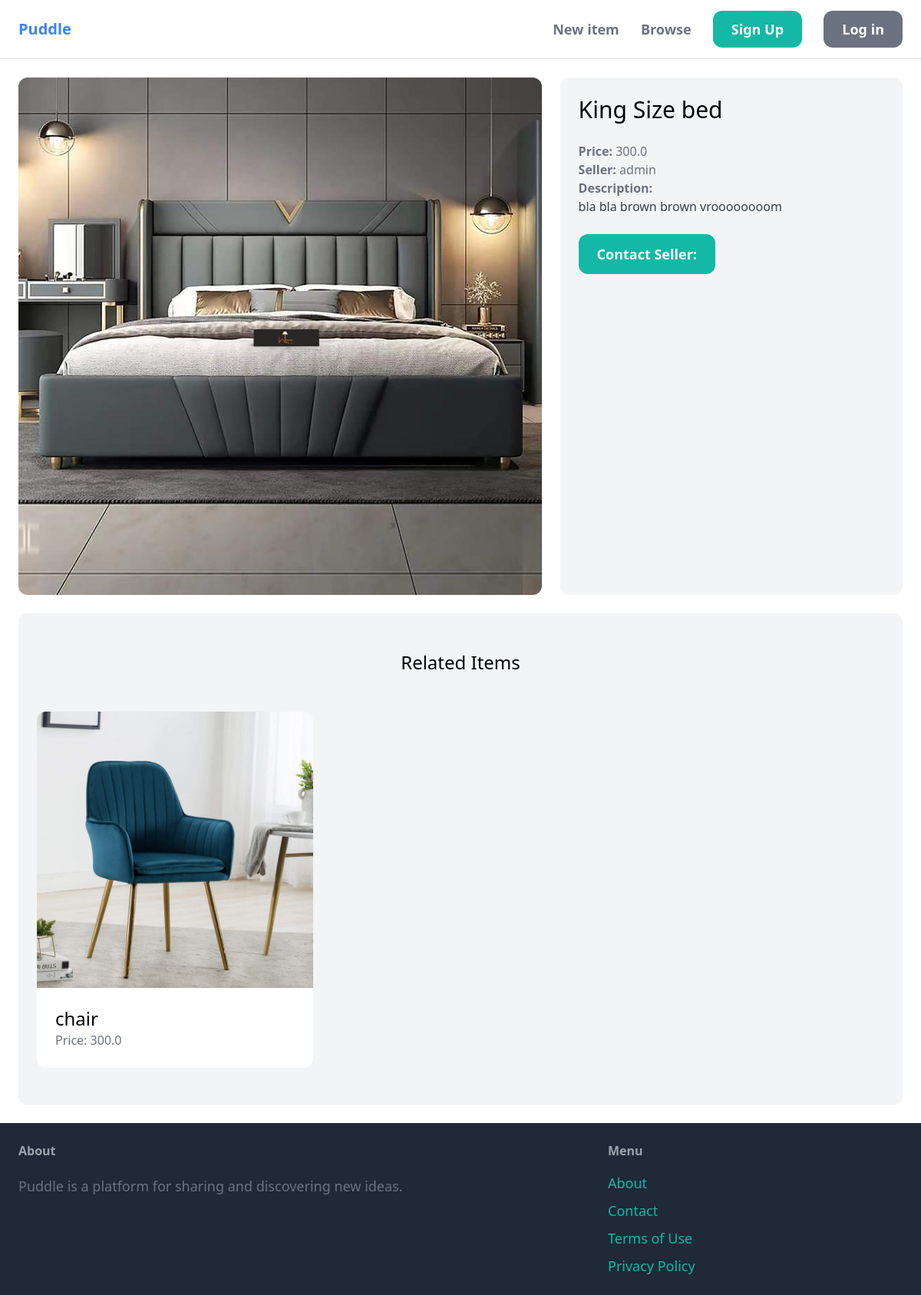
Page /items/1/ on the committed database.
### item/models.py (models this page shows, shortened)
class Item(models.Model):
    category = models.ForeignKey(Category,related_name='items',on_delete=models.CASCADE)
    name = models.CharField(max_length=255)
    description = models.TextField(blank=True,null=True)
    price = models.FloatField()
    image = models.ImageField(upload_to='items_image',blank=True, null=True)
    is_sold = models.BooleanField(default=False)
    created_by = models.ForeignKey(User, related_name='items', on_delete=models.CASCADE)
    created_at = models.DateTimeField(auto_now_add=True)

### item/views.py (the view)
# urls.py: path('<int:pk>/', detail, name='detail'),
def detail(request,pk):
    item = get_object_or_404(Item,pk=pk)
    related_items = Item.objects.filter(category=item.category, is_sold=False).exclude(pk=pk)[0:3]
    return render(request, 'item/detail.html',{
        'item' :item  ,
        'related_items': related_items,
    })

### item/templates/item/detail.html (shortened to what this page needs)
{% extends 'core/base.html' %}
{% block content %}
    <div class="grid grid-cols-5 gap-6">
        <div class="col-span-3">
             <img src="{{item.image.url}}" class="rounded-xl w-[700px] h-auto">
        </div>
        <div class="col-span-2 pg-6 bg-gray-100 rounded-xl px-6 py-6">
            <h1 class="mb-6 text-3xl">{{item.name}}</h1>
            <p class="text-gray-500"><strong>Price: </strong>{{item.price}}</p>
            <p class="text-gray-500"><strong>Seller: </strong>{{item.created_by.username }}</p>
            {% if item.description %}
            <p class="text-gray-700">
                <strong class="text-gray-500">Description: </strong><br>{{item.description}}
            </p>
            {% endif %}
            <a href="{% url 'conversation:new' item.id %}" class="inline-block mt-6 px-6 py-3 text-lg font-semibold bg-teal-500 text-white rounded-xl hover:bg-teal-700">Contact Seller: </a>
        </div>
    </div>
    <div class="mt-6 px-6 py-12 bg-gray-100 rounded-xl">
        <h2 class="mb-12 text-2xl text-center">Related Items</h2>
        <div class="grid grid-cols-3 gap-3">
            {% for item in related_items %}
            <div>
                <a href="{% url 'item:detail' item.id %}">
                    <div>
                        <img src="{{item.image.url}}" class="rounded-t-xl">
                    </div>
                    <div class="p-6 bg-white rounded-b-xl">
                        <h2 class="text-2xl">{{item.name}}</h2>
                        <p class="text-gray-500">Price: {{item.price}}</p>
                    </div>
                </a>
            </div>
            {% endfor %}
        </div>
    </div>
{% endblock %}

### rows in the picture
Item: image (picture), name "King Size bed", price "300.0", created_by.username "admin", description "bla bla brown brown vroooooooom"
Item: image (picture), name "chair", price "300.0"
